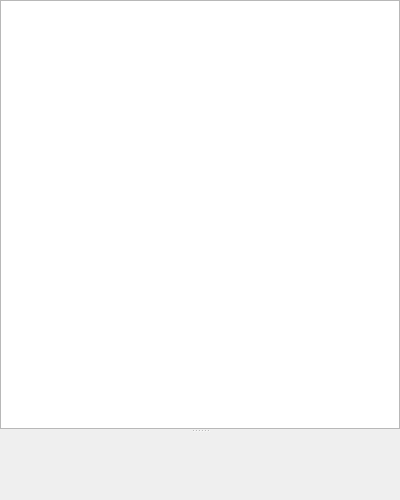
<?xml version="1.0" encoding="UTF-8"?>
<ui version="4.0">
 <class>QuantWidget</class>
 <widget class="QWidget" name="QuantWidget">
  <property name="geometry">
   <rect>
    <x>0</x>
    <y>0</y>
    <width>400</width>
    <height>500</height>
   </rect>
  </property>
  <layout class="QVBoxLayout" name="verticalLayout">
   <property name="leftMargin"><number>0</number></property>
   <property name="topMargin"><number>0</number></property>
   <property name="rightMargin"><number>0</number></property>
   <property name="bottomMargin"><number>0</number></property>
   <item>
    <widget class="QSplitter" name="splitter">
     <property name="orientation">
      <enum>Qt::Orientation::Vertical</enum>
     </property>
     <widget class="QTableView" name="tableView">
      <property name="selectionBehavior">
       <enum>QAbstractItemView::SelectionBehavior::SelectRows</enum>
      </property>
      <property name="editTriggers">
       <set>QAbstractItemView::EditTrigger::NoEditTriggers</set>
      </property>
     </widget>
     <widget class="PieChartWidget" name="pieChart" native="true"/>
    </widget>
   </item>
  </layout>
 </widget>
 <customwidgets>
  <customwidget>
   <class>PieChartWidget</class>
   <extends>QWidget</extends>
   <header>gui/widgets/piechartwidget.h</header>
   <container>0</container>
  </customwidget>
 </customwidgets>
 <resources/>
 <connections/>
</ui>
